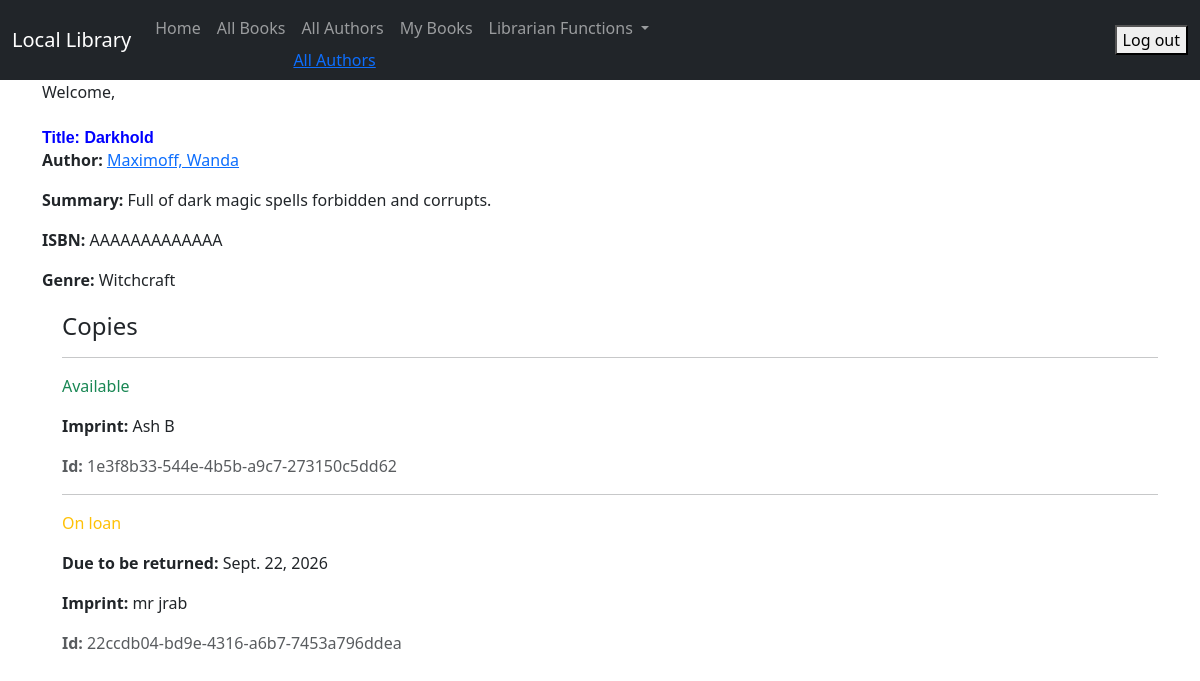
Page /book_detail/1 (signed in) on the committed database.
### catalog/models.py (models this page shows, shortened)
class Book(models.Model):
    title = models.CharField(max_length=200)
    author = models.ForeignKey('Author', on_delete=models.RESTRICT,null=True)
    summary = models.TextField(max_length=1000, help_text='Enter a brief description of the book')
    isbn = models.CharField('ISBN', max_length=13, unique=True,
        help_text='13 Character <a href="https://www.isbn-international.org/content/what-isbn">ISBN number</a>')
    genre = models.ManyToManyField(Genre, help_text='Select a genre for this book')

class Author(models.Model):
    first_name = models.CharField(max_length=100)
    last_name = models.CharField(max_length=100)
    date_of_birth = models.DateField(null=True, blank=True)
    date_of_death = models.DateField('Died', null=True, blank=True)
    author_image = models.ImageField(upload_to='images/', null=True, blank=True)
    class Meta:
        ordering = ['last_name', 'first_name']
    def __str__(self):
        return f'{self.last_name}, {self.first_name}'

class Genre(models.Model):
    name = models.CharField(max_length=200, help_text='Enter a book genre (e.g.Science Fiction)')
    def __str__(self):
        return self.name

class BookInstance(models.Model):
    id = models.UUIDField(primary_key=True, default=uuid.uuid4, help_text='Unique ID for this particular book across whole library')
    book = models.ForeignKey('Book', on_delete=models.RESTRICT, null=True)
    imprint = models.CharField(max_length=200)
    due_back = models.DateField(null=True, blank=True)
    LOAN_STATUS = (
        ('m', 'Maintenance'), ('o', 'On loan'), ('a', 'Available'), ('r', 'Reserved'),
    )
    status = models.CharField(
        max_length=1,
        choices=LOAN_STATUS,
        blank=True,
        default='m',
        help_text='Book availability',
    )
    borrower = models.ForeignKey(User, on_delete=models.SET_NULL, null=True, blank=True)
    class Meta:
        ordering = ['due_back']
    class Meta:
        ordering = ['due_back']

### catalog/views.py (the view)
# urls.py: path('book_detail/<int:pk>', views.BookDetailView.as_view(),
class BookDetailView(LoginRequiredMixin, generic.DetailView):
    model = Book

### catalog/templates/catalog/book_detail.html
{% extends "catalog/base.html" %}
{% block content %}
  <h1>Title: {{ book.title }}</h1>
 <p>
    <strong>Author:</strong>
    <a href="{% url 'author-detail' book.author.pk %}">
        {{ book.author }}
    </a>
</p>
  <p><strong>Summary:</strong> {{ book.summary }}</p>
  <p><strong>ISBN:</strong> {{ book.isbn }}</p>
  <p><strong>Genre:</strong> {{ book.genre.all|join:", " }}</p>
  <div style="margin-left:20px;margin-top:20px">
    <h4>Copies</h4>
    {% for copy in book.bookinstance_set.all %}
      <hr>
      <p class="{% if copy.status == 'a' %}text-success{% elif copy.status == 'm' %}text-danger{% else %}text-warning{% endif %}">
        {{ copy.get_status_display }}
      </p>
      {% if copy.status != 'a' %}
        <p><strong>Due to be returned:</strong> {{ copy.due_back }}</p>
      {% endif %}
      <p><strong>Imprint:</strong> {{ copy.imprint }}</p>
      <p class="text-muted"><strong>Id:</strong> {{ copy.id }}</p>
    {% endfor %}
  </div>
{% endblock %}

### catalog/templates/catalog/base.html (shortened to what this page needs)
{% load static %}
<!doctype html>
<html lang="en">
<head>
    <link href="https://cdn.jsdelivr.net/npm/bootstrap@5.3.0-alpha1/dist/css/bootstrap.min.css" rel="stylesheet"
>
</head>
<body>
    <nav class="navbar navbar-expand-lg navbar-dark bg-dark">
        <div class="container-fluid">
            <a class="navbar-brand" href="{% url 'index' %}">Local Library</a>
            <div class="collapse navbar-collapse" id="navbarSupportedContent">
                <ul class="navbar-nav me-auto mb-2 mb-lg-0">
                    <li class="nav-item">
                        <a class="nav-link" href="{% url 'index' %}">Home</a>
                    </li>
                    <li class="nav-item">
                        <a class="nav-link" href="{% url 'book_list' %}">All Books</a>
                    </li>
                    <li class="nav-item">
                        <a class="nav-link" href="#">All Authors</a>
                        <a href="{% url 'authors' %}">All Authors</a>
                    </li>
                    {% if user.is_authenticated %}
                    <li><a class="nav-link" href="{% url 'my_books' %}">My Books</a></li>
                    {% if user.is_superuser %}
        <li class="nav-item dropdown">
            <a class="nav-link dropdown-toggle" href="#" role="button" data-bs-toggle="dropdown"
               aria-expanded="false">
                Librarian Functions
            </a>
        </li>
    {% endif %}
                {% endif %}
            </ul>
            </div>
    <ul class="nav navbar-nav ml-auto">
        {% if user.is_authenticated %}
            <li>
                <form action="{% url 'logout' %}" method="post">
                    <button type="submit">Log out</button>
                </form>
            </li>
        {% else %}
            <li>
                <a class="nav-link" href="{% url 'login' %}">
                    <span class="glyphicon glyphicon-log-in"></span>Login
                </a>
            </li>
        {% endif %}
    </ul>
</div>
    </nav>
    <div class="container">
        {% if user.is_authenticated %}
        Welcome, {{ user.first_name }} {{ user.last_name }}
        {% endif %}
    </div>
    <div class="container">
        <br/>
        {% block content %}
        {% endblock %}
    </div>
    <link href="{% static 'css/my_style.css' %}" rel="stylesheet">
</body>
</html>

### catalog/static/css/my_style.css (style rules this page uses)
h1 { color: blue; font-family: arial, sans-serif; font-size: 16px; font-weight: bold; margin-top: 0px; margin-bottom: 1px; }

### rows in the picture
Book: title "Darkhold", author "Maximoff, Wanda", summary "Full of dark magic spells forbidden and corrupts.", isbn "AAAAAAAAAAAAA", genre.all "Witchcraft"
BookInstance: status "Available", imprint "Ash B", id "1e3f8b33-544e-4b5b-a9c7-273150c5dd62"
BookInstance: status "On loan", due_back "Sept. 22, 2026", imprint "mr jrab", id "22ccdb04-bd9e-4316-a6b7-7453a796ddea"
